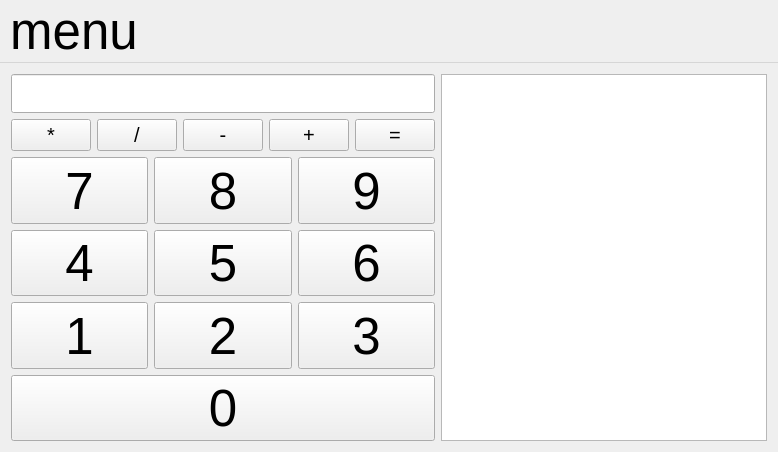
<?xml version="1.0" encoding="UTF-8"?>
<ui version="4.0">
 <class>MainWindow</class>
 <widget class="QMainWindow" name="MainWindow">
  <property name="geometry">
   <rect>
    <x>0</x>
    <y>0</y>
    <width>778</width>
    <height>452</height>
   </rect>
  </property>
  <property name="sizePolicy">
   <sizepolicy hsizetype="Fixed" vsizetype="Fixed">
    <horstretch>0</horstretch>
    <verstretch>0</verstretch>
   </sizepolicy>
  </property>
  <property name="font">
   <font>
    <pointsize>38</pointsize>
   </font>
  </property>
  <property name="windowTitle">
   <string>Calc</string>
  </property>
  <property name="autoFillBackground">
   <bool>false</bool>
  </property>
  <widget class="QWidget" name="centralWidget">
   <layout class="QHBoxLayout" name="horizontalLayout_5">
    <item>
     <layout class="QGridLayout" name="gridLayout">
      <item row="1" column="0">
       <layout class="QVBoxLayout" name="verticalLayout_2">
        <item>
         <layout class="QHBoxLayout" name="horizontalLayout_2">
          <item>
           <widget class="QPushButton" name="pushButton_7">
            <property name="sizePolicy">
             <sizepolicy hsizetype="Minimum" vsizetype="Minimum">
              <horstretch>0</horstretch>
              <verstretch>0</verstretch>
             </sizepolicy>
            </property>
            <property name="font">
             <font>
              <pointsize>38</pointsize>
              <kerning>true</kerning>
             </font>
            </property>
            <property name="text">
             <string>7</string>
            </property>
           </widget>
          </item>
          <item>
           <widget class="QPushButton" name="pushButton_8">
            <property name="sizePolicy">
             <sizepolicy hsizetype="Minimum" vsizetype="Minimum">
              <horstretch>0</horstretch>
              <verstretch>0</verstretch>
             </sizepolicy>
            </property>
            <property name="font">
             <font>
              <pointsize>38</pointsize>
              <kerning>true</kerning>
             </font>
            </property>
            <property name="text">
             <string>8</string>
            </property>
           </widget>
          </item>
          <item>
           <widget class="QPushButton" name="pushButton_9">
            <property name="sizePolicy">
             <sizepolicy hsizetype="Minimum" vsizetype="Minimum">
              <horstretch>0</horstretch>
              <verstretch>0</verstretch>
             </sizepolicy>
            </property>
            <property name="font">
             <font>
              <pointsize>38</pointsize>
              <kerning>true</kerning>
             </font>
            </property>
            <property name="text">
             <string>9</string>
            </property>
           </widget>
          </item>
         </layout>
        </item>
        <item>
         <layout class="QHBoxLayout" name="horizontalLayout_3">
          <item>
           <widget class="QPushButton" name="pushButton_4">
            <property name="sizePolicy">
             <sizepolicy hsizetype="Minimum" vsizetype="Minimum">
              <horstretch>0</horstretch>
              <verstretch>0</verstretch>
             </sizepolicy>
            </property>
            <property name="font">
             <font>
              <pointsize>38</pointsize>
              <kerning>true</kerning>
             </font>
            </property>
            <property name="text">
             <string>4</string>
            </property>
           </widget>
          </item>
          <item>
           <widget class="QPushButton" name="pushButton_5">
            <property name="sizePolicy">
             <sizepolicy hsizetype="Minimum" vsizetype="Minimum">
              <horstretch>0</horstretch>
              <verstretch>0</verstretch>
             </sizepolicy>
            </property>
            <property name="font">
             <font>
              <pointsize>38</pointsize>
              <kerning>true</kerning>
             </font>
            </property>
            <property name="text">
             <string>5</string>
            </property>
           </widget>
          </item>
          <item>
           <widget class="QPushButton" name="pushButton_6">
            <property name="sizePolicy">
             <sizepolicy hsizetype="Minimum" vsizetype="Minimum">
              <horstretch>0</horstretch>
              <verstretch>0</verstretch>
             </sizepolicy>
            </property>
            <property name="font">
             <font>
              <pointsize>38</pointsize>
              <kerning>true</kerning>
             </font>
            </property>
            <property name="text">
             <string>6</string>
            </property>
           </widget>
          </item>
         </layout>
        </item>
        <item>
         <layout class="QHBoxLayout" name="horizontalLayout">
          <item>
           <widget class="QPushButton" name="pushButton_1">
            <property name="sizePolicy">
             <sizepolicy hsizetype="Minimum" vsizetype="Minimum">
              <horstretch>0</horstretch>
              <verstretch>0</verstretch>
             </sizepolicy>
            </property>
            <property name="font">
             <font>
              <pointsize>38</pointsize>
              <kerning>true</kerning>
             </font>
            </property>
            <property name="text">
             <string>1</string>
            </property>
           </widget>
          </item>
          <item>
           <widget class="QPushButton" name="pushButton_2">
            <property name="sizePolicy">
             <sizepolicy hsizetype="Minimum" vsizetype="Minimum">
              <horstretch>0</horstretch>
              <verstretch>0</verstretch>
             </sizepolicy>
            </property>
            <property name="font">
             <font>
              <pointsize>38</pointsize>
              <kerning>true</kerning>
             </font>
            </property>
            <property name="text">
             <string>2</string>
            </property>
           </widget>
          </item>
          <item>
           <widget class="QPushButton" name="pushButton_3">
            <property name="sizePolicy">
             <sizepolicy hsizetype="Minimum" vsizetype="Minimum">
              <horstretch>0</horstretch>
              <verstretch>0</verstretch>
             </sizepolicy>
            </property>
            <property name="font">
             <font>
              <pointsize>38</pointsize>
              <kerning>true</kerning>
             </font>
            </property>
            <property name="text">
             <string>3</string>
            </property>
           </widget>
          </item>
         </layout>
        </item>
        <item>
         <widget class="QPushButton" name="pushButton_0">
          <property name="sizePolicy">
           <sizepolicy hsizetype="Minimum" vsizetype="Minimum">
            <horstretch>0</horstretch>
            <verstretch>0</verstretch>
           </sizepolicy>
          </property>
          <property name="font">
           <font>
            <pointsize>38</pointsize>
            <kerning>true</kerning>
           </font>
          </property>
          <property name="text">
           <string>0</string>
          </property>
         </widget>
        </item>
       </layout>
      </item>
      <item row="0" column="0">
       <layout class="QVBoxLayout" name="verticalLayout_3">
        <item>
         <widget class="QLineEdit" name="lineEdit">
          <property name="enabled">
           <bool>true</bool>
          </property>
          <property name="font">
           <font>
            <pointsize>20</pointsize>
           </font>
          </property>
          <property name="cursor">
           <cursorShape>ArrowCursor</cursorShape>
          </property>
          <property name="layoutDirection">
           <enum>Qt::LeftToRight</enum>
          </property>
          <property name="text">
           <string/>
          </property>
          <property name="maxLength">
           <number>8</number>
          </property>
          <property name="alignment">
           <set>Qt::AlignRight|Qt::AlignTrailing|Qt::AlignVCenter</set>
          </property>
          <property name="readOnly">
           <bool>true</bool>
          </property>
         </widget>
        </item>
        <item>
         <layout class="QHBoxLayout" name="horizontalLayout_4">
          <item>
           <widget class="QPushButton" name="pushButtonMultiply">
            <property name="sizePolicy">
             <sizepolicy hsizetype="Maximum" vsizetype="Maximum">
              <horstretch>0</horstretch>
              <verstretch>0</verstretch>
             </sizepolicy>
            </property>
            <property name="font">
             <font>
              <pointsize>15</pointsize>
             </font>
            </property>
            <property name="text">
             <string>*</string>
            </property>
           </widget>
          </item>
          <item>
           <widget class="QPushButton" name="pushButtonPart">
            <property name="sizePolicy">
             <sizepolicy hsizetype="Maximum" vsizetype="Maximum">
              <horstretch>0</horstretch>
              <verstretch>0</verstretch>
             </sizepolicy>
            </property>
            <property name="font">
             <font>
              <pointsize>15</pointsize>
             </font>
            </property>
            <property name="text">
             <string>/</string>
            </property>
           </widget>
          </item>
          <item>
           <widget class="QPushButton" name="pushButtonMinus">
            <property name="sizePolicy">
             <sizepolicy hsizetype="Maximum" vsizetype="Maximum">
              <horstretch>0</horstretch>
              <verstretch>0</verstretch>
             </sizepolicy>
            </property>
            <property name="font">
             <font>
              <pointsize>15</pointsize>
             </font>
            </property>
            <property name="text">
             <string>-</string>
            </property>
           </widget>
          </item>
          <item>
           <widget class="QPushButton" name="pushButtonPlus">
            <property name="sizePolicy">
             <sizepolicy hsizetype="Maximum" vsizetype="Maximum">
              <horstretch>0</horstretch>
              <verstretch>0</verstretch>
             </sizepolicy>
            </property>
            <property name="font">
             <font>
              <pointsize>15</pointsize>
             </font>
            </property>
            <property name="text">
             <string>+</string>
            </property>
           </widget>
          </item>
          <item>
           <widget class="QPushButton" name="pushButtonEqually">
            <property name="sizePolicy">
             <sizepolicy hsizetype="Maximum" vsizetype="Maximum">
              <horstretch>0</horstretch>
              <verstretch>0</verstretch>
             </sizepolicy>
            </property>
            <property name="font">
             <font>
              <pointsize>15</pointsize>
             </font>
            </property>
            <property name="text">
             <string>=</string>
            </property>
           </widget>
          </item>
         </layout>
        </item>
       </layout>
      </item>
     </layout>
    </item>
    <item>
     <widget class="QTextBrowser" name="textBrowser">
      <property name="sizePolicy">
       <sizepolicy hsizetype="Expanding" vsizetype="Minimum">
        <horstretch>0</horstretch>
        <verstretch>0</verstretch>
       </sizepolicy>
      </property>
      <property name="font">
       <font>
        <pointsize>10</pointsize>
       </font>
      </property>
     </widget>
    </item>
   </layout>
  </widget>
  <widget class="QMenuBar" name="menuBar">
   <property name="geometry">
    <rect>
     <x>0</x>
     <y>0</y>
     <width>778</width>
     <height>21</height>
    </rect>
   </property>
   <widget class="QMenu" name="menuMenu">
    <property name="title">
     <string>menu</string>
    </property>
    <addaction name="actionSettings"/>
   </widget>
   <addaction name="menuMenu"/>
  </widget>
  <action name="actionSettings">
   <property name="text">
    <string>Settings</string>
   </property>
  </action>
 </widget>
 <layoutdefault spacing="6" margin="11"/>
 <resources/>
 <connections/>
</ui>
